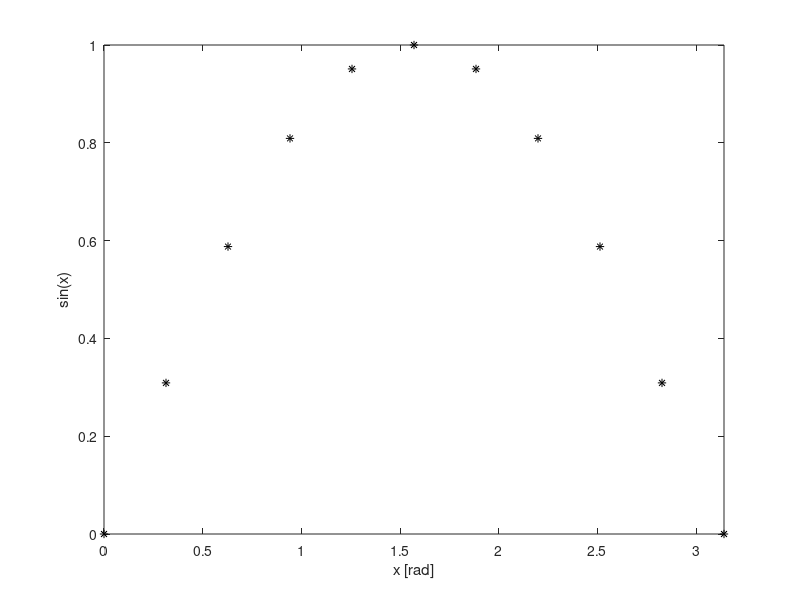

Write MATLAB code to recreate this figure.
clear all
close all
clc

% L17 practical

%% Up to now, we integrated continuous functions.

% How do we do integration when we have discretely sampled data?

x = linspace( 0, pi, 11 );
y = sin(x);

plot(x,y,'k*'); xlabel('x [rad]'); ylabel('sin(x)'); axis('tight');

%%

% trapz  Trapezoidal numerical integration.
Q = trapz( x, y ) % trapz(x-vector, y-vector)

%%

f = @(x) sin(x);
Qi = integral( f, 0, pi, 'AbsTol', 1.e-8 ) % new method


